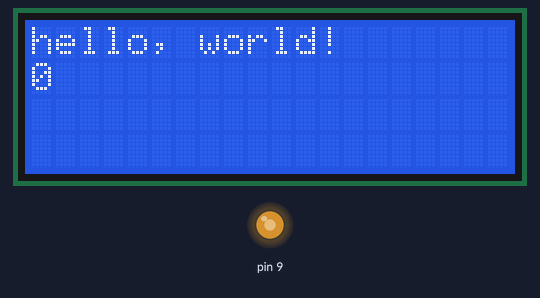
Recording of a sketch running on a simulated Arduino Uno, built with avr-gcc and run on an emulated ATmega328P. Parts: 20×4 character LCD, output pins drawn as LEDs (lit = HIGH).

Above: at 0.1 s.
At 4.1 s:
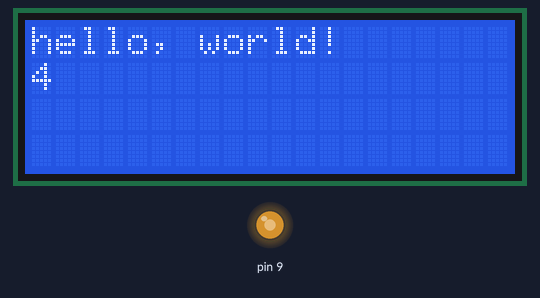
At 11.1 s:
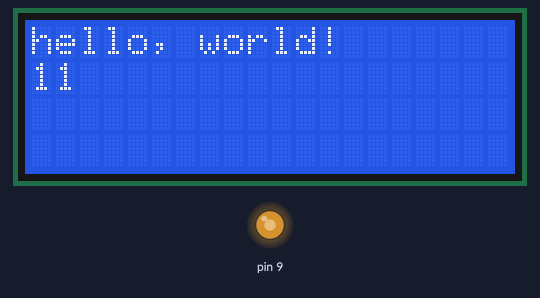
At 15.1 s:
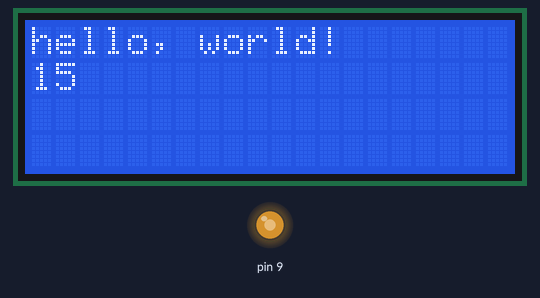
At 20.1 s:
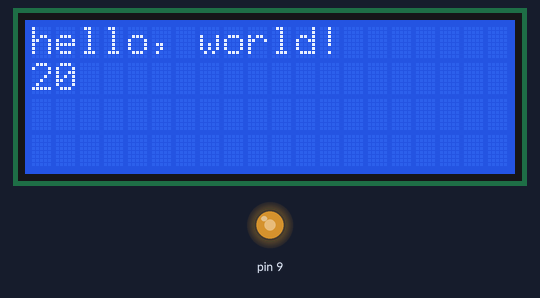
At 39.1 s:
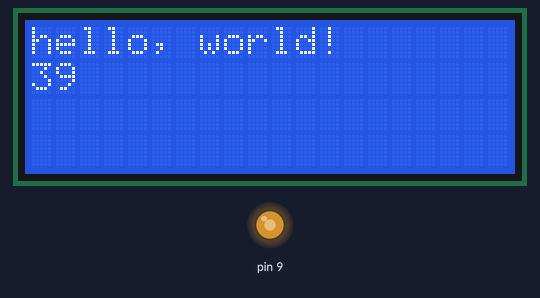

The sketch:

01_HelloWorldLCD_20x04.ino
```cpp
/*
VSS -   GND
VDD – 5V       питание
VO - контраст, к земле через потенциометр 5 КОм (либо два по 10 КОм, параллельно) (либо потенциометру)
RS      - pin 2   регистр команд
R/W          - GND, отправляем данные
E enable   - пин 3
D0..D7      -  подключаем только  D4,D5,D6,D7 к  пинам 4,5,6,7
A led positive    5V      подсветка
K led negative    GND

 http://www.arduino.cc/en/Tutorial/LiquidCrystalHelloWorld

*/

#include <LiquidCrystal.h>

LiquidCrystal lcd(2,3,4,5,6,7); //rs, en, d4, d5, d6, d7);

void setup() {
  pinMode(9,OUTPUT);
  analogWrite(9,160);
  lcd.begin(20,4);
  lcd.print("hello, world!");
}

void loop() {
  // set the cursor to column 0, line 1
  // (note: line 1 is the second row, since counting begins with 0):
  lcd.setCursor(0, 1);
  // print the number of seconds since reset:
  lcd.print(millis() / 1000);
}
```

Measured:
- what the display in image 1 shows lasts 1.0 s, from 4.0 s to 5.0 s
